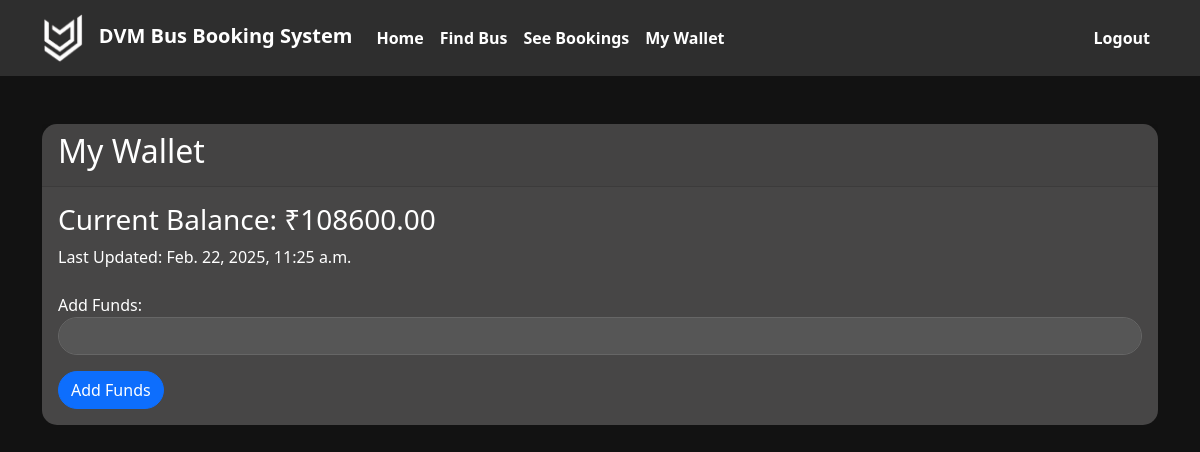
/wallet/ (signed in), run on an earlier commit of the app's database.
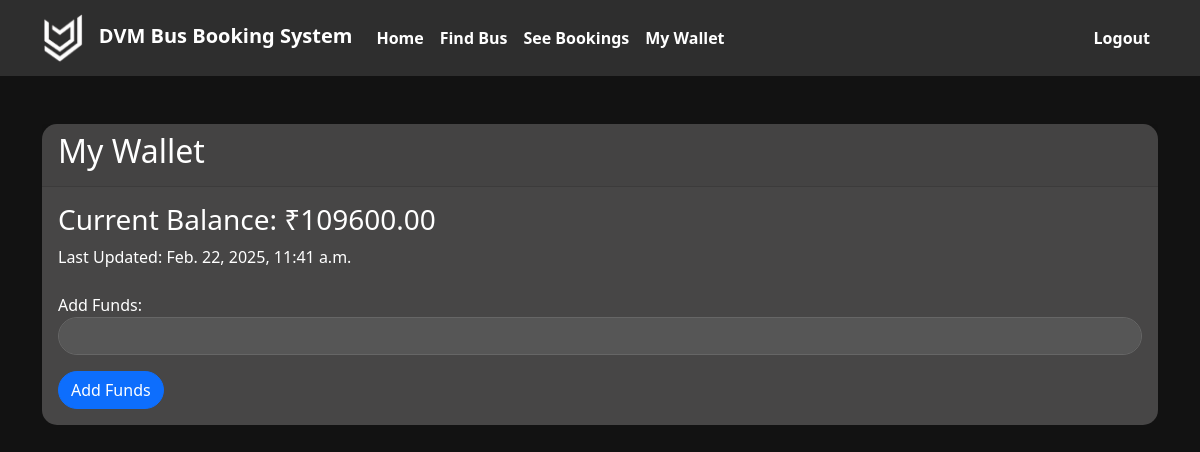
And on a later commit of the database.
### myapp/models.py (models this page shows, shortened)
class Wallet(models.Model):
    user = models.OneToOneField(AuthUser, on_delete=models.CASCADE)
    balance = models.DecimalField(max_digits=10, decimal_places=2, default=0.00)
    last_updated = models.DateTimeField(auto_now=True)

### myapp/views.py (the view)
# urls.py: path('wallet/', views.wallet_view, name='wallet_view'),
@login_required(login_url='signin')
def wallet_view(request):
    wallet, created = Wallet.objects.get_or_create(user=request.user)
    return render(request, 'myapp/wallet.html', {'wallet': wallet})

### myapp/templates/myapp/wallet.html (shortened to what this page needs)
{% extends 'myapp/base.html' %}
{% block content %}
<div class="container mt-5">
    <div class="card">
        <div class="card-header">
            <h2>My Wallet</h2>
        </div>
        <div class="card-body">
            <h3>Current Balance: ₹{{ wallet.balance }}</h3>
            <p>Last Updated: {{ wallet.last_updated }}</p>
            <form method="post" action="{% url 'add_funds' %}" class="mt-4">
                <div class="form-group">
                    <label for="amount">Add Funds:</label>
                    <input type="number" step="0.01" min="0" name="amount" id="amount" class="form-control" required>
                </div>
                <button type="submit" class="btn btn-primary mt-3">Add Funds</button>
            </form>
        </div>
    </div>
</div>
{% endblock %}

What changed in the data, as far as the page shows it:
changed Wallet: balance "108600.00" → "109600.00"; last_updated "Feb. 22, 2025, 11:25 a.m." → "Feb. 22, 2025, 11:41 a.m."
